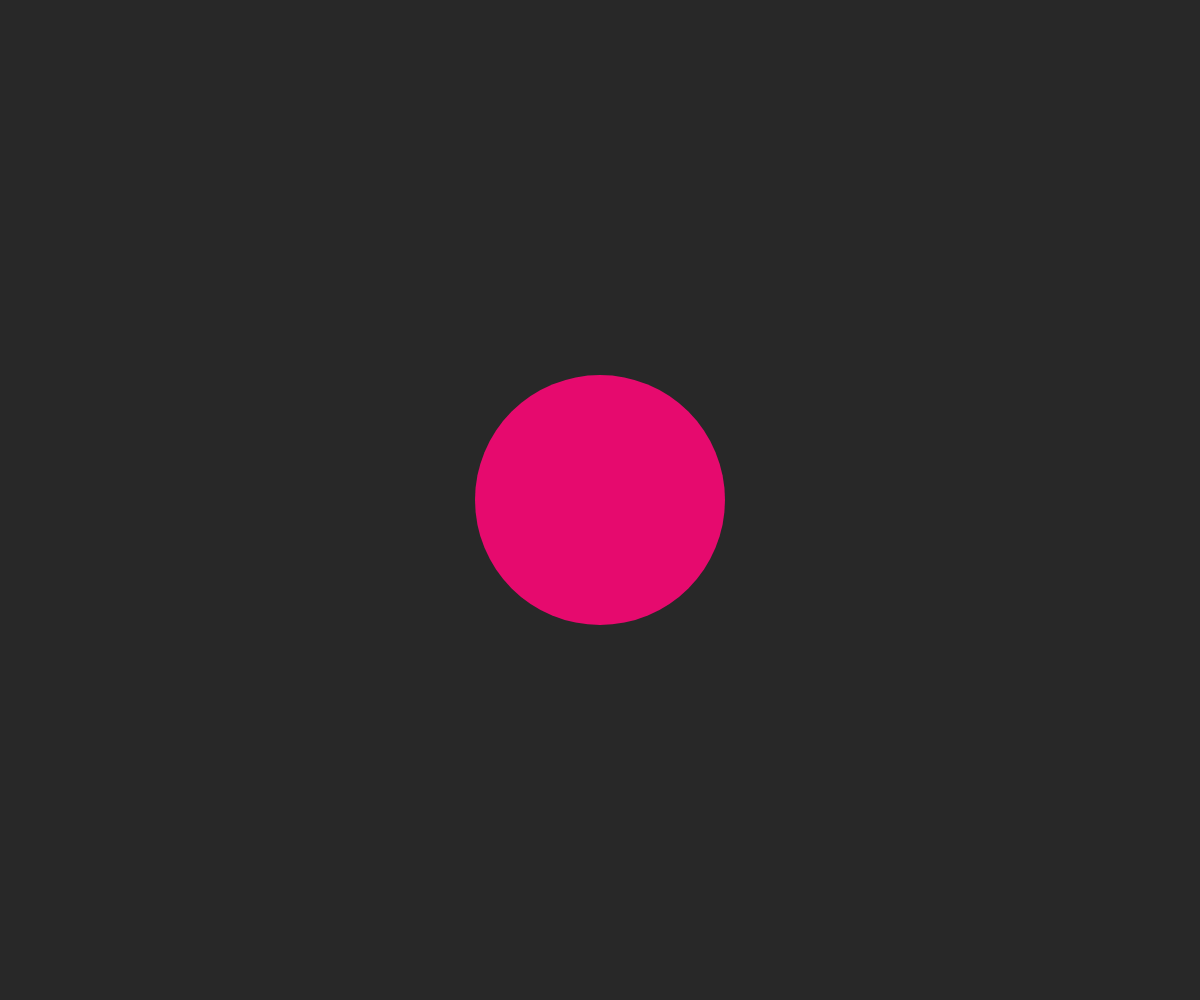
Frame 1 (no input)
Frame 60 (no input): identical to frame 1, image omitted
Frame 120 (the mouse pressed at the canvas centre since frame 60): identical to frame 1, image omitted

The p5.js sketch that drew this single still picture (run headless with seeded random() and noise() and a simulated clock; from frame 60 on, the mouse is pressed at the canvas centre):

// p5.js sketch
// ── sketch.js
function setup() {
  createCanvas(windowWidth, windowHeight);
}

function draw() {
    background(40);
    noStroke();
    fill(230,10,110);
    ellipse(windowWidth/2, windowHeight/2, windowHeight/4);

    stroke(240);
    strokeWeight(20);
    curveTightness(5);

    curve(0, 0, windowWidth, windowHeight);
    curve(windowWidth/2+50, windowHeight/2-50, windowWidth/2, windowHeight/2+100);

    //noLoop();
}

function windowResized() {
    resizeCanvas(windowWidth, windowHeight);
}

//function makeCurve()
